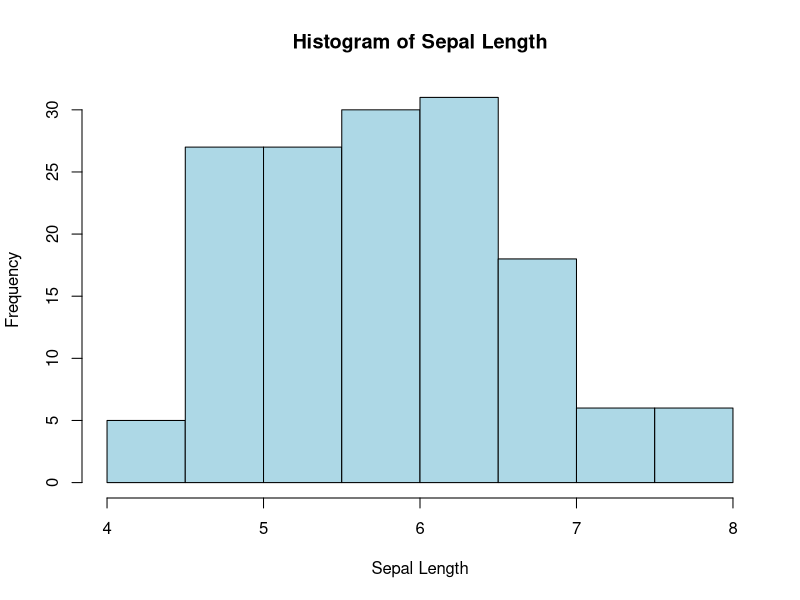
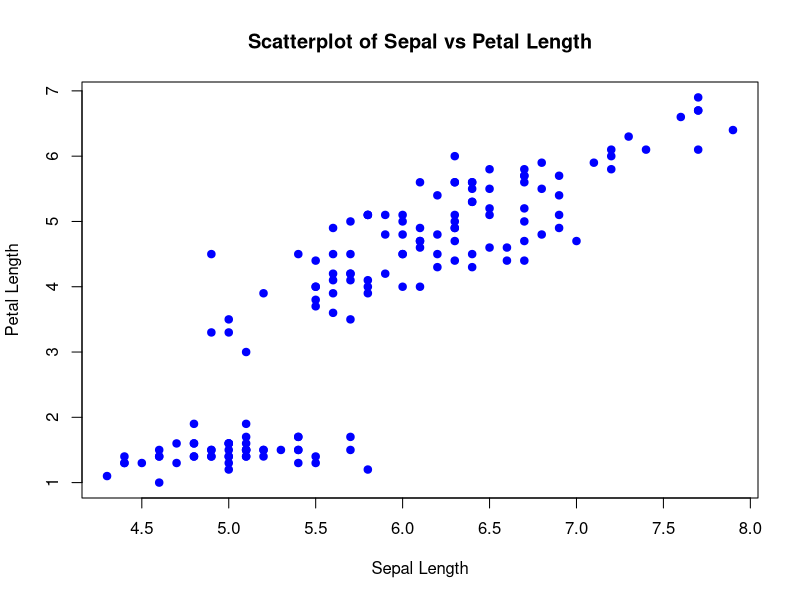
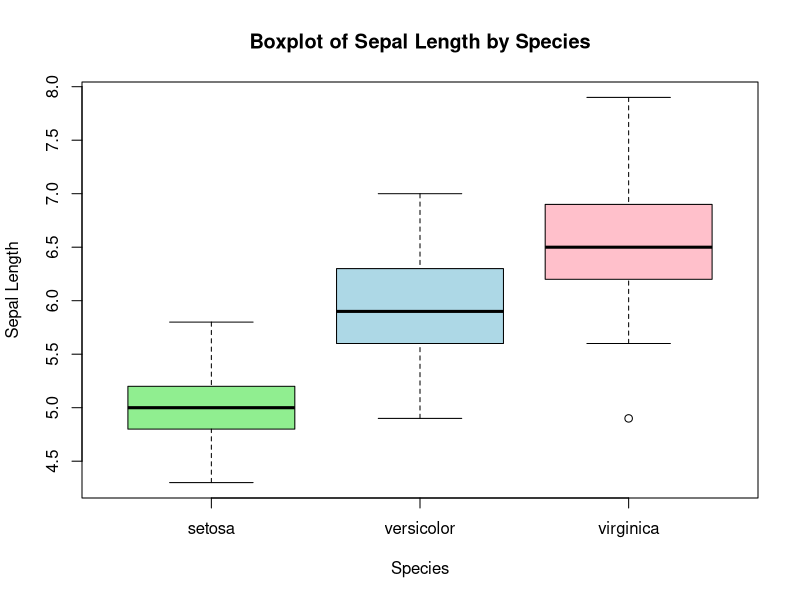

Generate these figures, in order, with R:
library(dplyr)
library(ggplot2)
library(modeest)

data("iris")

mean(iris$Sepal.Length)
median(iris$Sepal.Length)

sd(iris$Sepal.Length)
range(iris$Sepal.Length)
summary(iris$Sepal.Length)

hist(iris$Sepal.Length,
     main="Histogram of Sepal Length",
     xlab="Sepal Length", col="lightblue", border="black")

plot(iris$Sepal.Length, iris$Petal.Length,
     main="Scatterplot of Sepal vs Petal Length",
     xlab="Sepal Length", ylab="Petal Length",
     col="blue", pch=19)

boxplot (Sepal.Length ~ Species, data=iris,
         main="Boxplot of Sepal Length by Species",
         xlab="Species", ylab="Sepal Length",
         col=c("lightgreen","lightblue","pink"))
